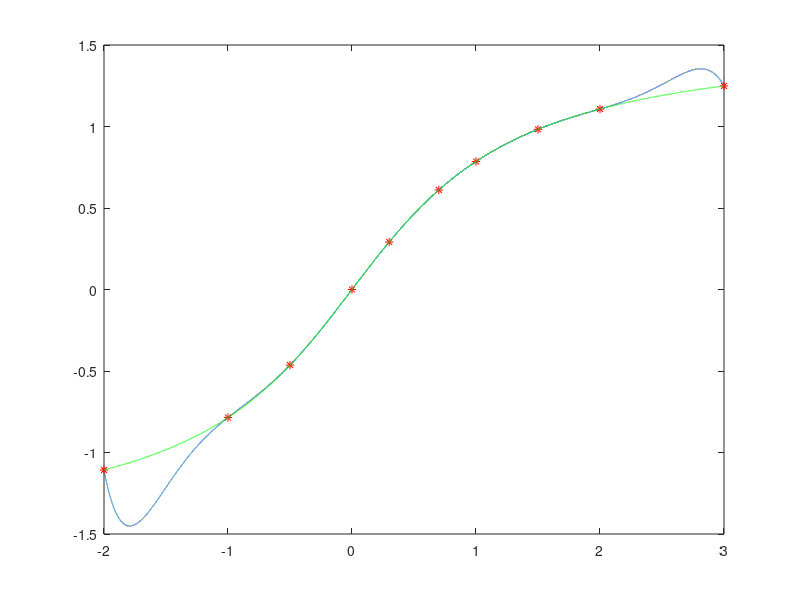
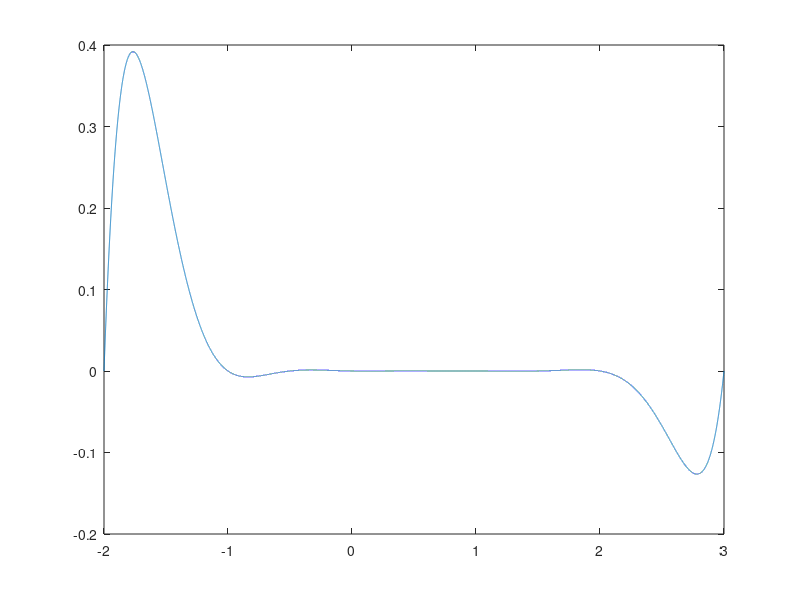

The MATLAB source for these figures, in order:
f = @(x) atan(x);
x = [-2, -1, -0.5, 0, 0.3, 0.7, 1, 1.5, 2, 3];
% a.
coeffs = polyfit(x, f(x), length(x) - 1);

% b.
points = [0.3, 0.9, 2.8];
for i = points 
    error = abs(f(i) - polyval(coeffs, i));
    error
end

% c.
steps = -2:0.0001:3;
values = polyval(coeffs, steps);
figure('Name', 'Function graph and interpolation points');
plot(steps, values, x, f(x), 'r*', steps, f(steps), 'g');

% d.
figure('Name', 'Error function of |f(x) - P(x)|');
plot(steps, f(steps) - values);

% e.
error_steps = -2:0.01:3;
error_values = polyval(coeffs, error_steps);
maximal_error = max(abs(f(error_steps) - error_values));
maximal_error